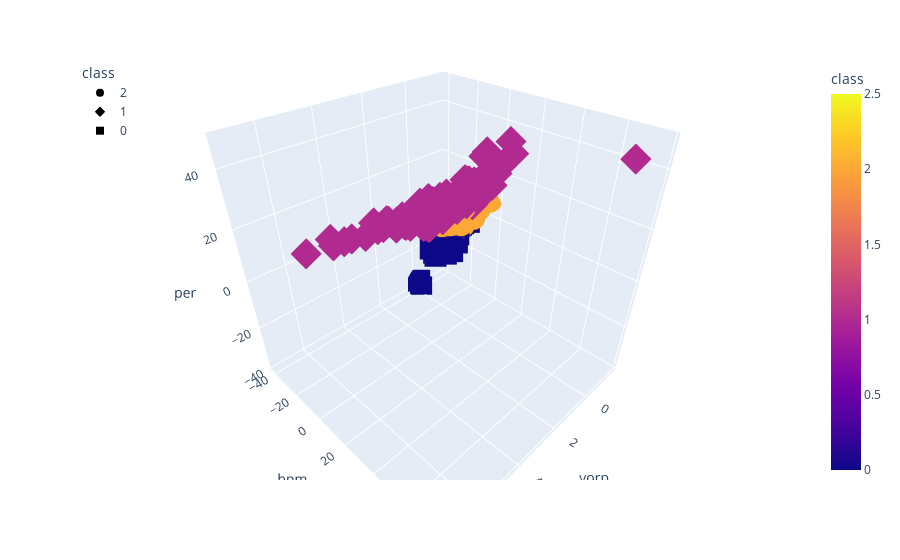

This figure's notebook cell:
### Code cell
# Plotting OVR Model
fig = px.scatter_3d(
    ovr_three_df,
    x="vorp",
    y="bpm",
    z="per",
    color="class",
    hover_name= ovr_three_df.index,
    symbol="class",
    width=800,
)
fig.update_layout(legend=dict(x=0, y=1))
fig.show()

### Figure 1 — Plotly figure (JSON) as saved in the notebook; plotly's stock layout.template omitted (floating-point values rounded to 4 significant figures; data arrays with more than 128 entries replaced by an {"elided": "..."} marker saying what was removed)
{"data": [{"hovertemplate": "<b>%{hovertext}</b><br><br>class=%{marker.color}<br>vorp=%{x}<br>bpm=%{y}<br>per=%{z}<extra></extra>", "hovertext": {"elided": "609 str values"}, "legendgroup": "2", "marker": {"color": {"elided": "609 int values"}, "coloraxis": "coloraxis", "symbol": "circle"}, "mode": "markers", "name": "2", "scene": "scene", "showlegend": true, "type": "scatter3d", "x": {"elided": "609 float values"}, "y": {"elided": "609 float values"}, "z": {"elided": "609 float values"}}, {"hovertemplate": "<b>%{hovertext}</b><br><br>class=%{marker.color}<br>vorp=%{x}<br>bpm=%{y}<br>per=%{z}<extra></extra>", "hovertext": {"elided": "250 str values"}, "legendgroup": "1", "marker": {"color": {"elided": "250 int values"}, "coloraxis": "coloraxis", "symbol": "diamond"}, "mode": "markers", "name": "1", "scene": "scene", "showlegend": true, "type": "scatter3d", "x": {"elided": "250 float values"}, "y": {"elided": "250 float values"}, "z": {"elided": "250 float values"}}, {"hovertemplate": "<b>%{hovertext}</b><br><br>class=%{marker.color}<br>vorp=%{x}<br>bpm=%{y}<br>per=%{z}<extra></extra>", "hovertext": ["Aaron Harrison", "Aaron Jackson", "Alonzo Gee", "Andre Ingram", "Antonius Cleveland", "Anžejs Pasečņiks", "Ashton Hagans", "Ben Bentil", "Ben Moore", "Brian Bowen", "C.J. Wilcox", "Cassius Stanley", "Charles Cooke", "Chinanu Onuaku", "Dairis Bertāns", "Daryl Macon", "Deng Adel", "Derrick Williams", "Diamond Stone", "Didi Louzada", "Donatas Motiejūnas", "Donte Grantham", "Elijah Millsap", "Erik McCree", "Gabe Vincent", "Gary Neal", "George King", "Greg Whittington", "Haywood Highsmith", "Isaac Humphries", "Isaiah Roby", "J.P. Macura", "Jacob Evans", "Jacob Pullen", "Jalen Lecque", "James Webb III", "Jared Harper", "Jared Terrell", "Jawun Evans", "Jay Scrubb", "Jaylen Adams", "Jimmer Fredette", "Joe Chealey", "Jordan Bone", "Jordan Hill", "Josh Gray", "Josh Hall", "Josh McRoberts", "Josh Reaves", "Josh Smith", "Justin Harper", "Karim Mané", "Keljin Blevins", "Kobi Simmons", "Kostas Antetokounmpo", "Kyle Alexander", "Lamar Patterson", "Larry Drew II", "Larry Sanders", "London Perrantes", "Luis Montero", "Malik Fitts", "Malik Newman", "Manny Harris", "Marial Shayok", "Markel Brown", "Matt Williams", "Michael Frazier", "Michael Gbinije", "Mike Tobey", "Mindaugas Kuzminskas", "Nate Wolters", "Nicolás Brussino", "Patricio Garino", "Rodney Purvis", "Scotty Hopson", "Stanton Kidd", "Steve Novak", "Terrance Ferguson", "Terrence Jones", "Theo Pinson", "Trey McKinney-Jones", "Tyler Bey", "Tyler Davis", "Vander Blue", "Vic Law", "Will Magnay", "William Howard", "Xavier Munford", "Xavier Rathan-Mayes", "Xavier Silas", "Yante Maten", "Zach Lofton", "Zach Norvell", "Ángel Delgado"], "legendgroup": "0", "marker": {"color": [0, 0, 0, 0, 0, 0, 0, 0, 0, 0, 0, 0, 0, 0, 0, 0, 0, 0, 0, 0, 0, 0, 0, 0, 0, 0, 0, 0, 0, 0, 0, 0, 0, 0, 0, 0, 0, 0, 0, 0, 0, 0, 0, 0, 0, 0, 0, 0, 0, 0, 0, 0, 0, 0, 0, 0, 0, 0, 0, 0, 0, 0, 0, 0, 0, 0, 0, 0, 0, 0, 0, 0, 0, 0, 0, 0, 0, 0, 0, 0, 0, 0, 0, 0, 0, 0, 0, 0, 0, 0, 0, 0, 0, 0, 0], "coloraxis": "coloraxis", "symbol": "square"}, "mode": "markers", "name": "0", "scene": "scene", "showlegend": true, "type": "scatter3d", "x": [-0.15, -0.1, -0.1, 0, -0.1, -0.25, 0, -0.1, 0, -0.05, -0.2, -0.2, -0.1, -0.05, -0.3, -0.05, -0.3, -0.1, -0.1, -0.1, -0.2, 0, -0.1, 0, -0.4, -0.1, 0, 0, -0.1, -0.1, -0.25, 0, -0.4, 0, -0.05, -0.2, -0.05, -0.2, -0.35, -0.2, -0.15, -0.2, -0.05, -0.1, -0.1, -0.05, -0.8, 0, -0.1, 0, -0.1, -0.2, -0.2, -0.4, -0.03333, 0, -0.1, -0.1, 0, -0.1, 0, 0, 0, -0.1, -0.1, -0.1, 0, -0.3, -0.1, 0, 0, -0.1, 0.05, -0.2, -0.5, 0, -0.1, -0.1, -0.55, 0.25, -0.2333, 0, -0.1, 0, -0.1, -0.1, 0, -0.1, 0, -0.3, 0, 0, 0, -0.1, 0], "y": [-9.65, -8.9, -6.7, -7.65, -7.65, -26.1, -21.1, -25.9, -9.3, -10.95, -8.1, -11.2, -14.4, -8.1, -8.8, -9.95, -7.5, -9.85, -20.8, -9.6, -13, -37.6, -19, -13.7, -7.9, -15.9, -7.9, -17.2, -8.2, -11, -9.35, -7.05, -7.65, -12.7, -11.25, -8.3, -18.9, -10.9, -7.65, -10.9, -12.05, -11.3, -13.55, -8.05, -12.3, -10.1, -11.9, -11.5, -9.4, -14.6, -10.3, -9.9, -10.7, -8.75, -8.667, -10.1, -11.4, -9, -15, -9.2, -25.6, -9.1, -25.7, -14.8, -13, -10.8, -11.2, -11, -12.1, -9.5, -28.3, -12.8, -6.45, -17.9, -8.2, -14, -17.6, -11.2, -6.475, -15.85, -8.633, -8.5, -9.5, -40.7, -8.4, -9.6, -39.3, -19.6, -11.3, -11.5, -8.1, -9.1, -11.5, -8.4, -12], "z": [1.45, 2.4, 3.1, 2.2, 3.5, -14.65, -12.4, -17.6, -2.3, 0.55, 2.9, 5.5, -5.1, 4.55, 2, 1.2, 2.7, 3.7, -1.2, -0.9, 4.3, -38.1, -3.4, -8.9, 4.4, -4.3, 1.9, -10.2, 4.5, 3.4, 2.1, 2.85, 4.5, -2.3, 3.7, 2.2, -8.05, 0.7, 3.65, 6.3, 0.55, 3.6, -0.45, 4.85, 5.5, 1.1, 1, -1.35, 5.8, 3.5, 4.9, 1.3, -0.9, 3.85, 5.133, 4.7, -1.9, 2.9, 6.5, 0.7, -15.5, 2.9, -11.4, -2.2, 1.4, -1.2, -0.7, -0.9, -2.1, -0.1, -14.35, -2.9, 3.05, -9.2, 4.5, -4.6, -13.7, 1.3, 2.6, 0.15, 1.733, 0, 5.9, 0, -1.8, 3.7, -35.1, -12.7, -2.1, 0.9, -4.9, 5.7, -10, 2.6, 4.3]}], "layout": {"autosize": true, "coloraxis": {"colorbar": {"title": {"text": "class"}}, "colorscale": [[0, "#0d0887"], [0.1111, "#46039f"], [0.2222, "#7201a8"], [0.3333, "#9c179e"], [0.4444, "#bd3786"], [0.5556, "#d8576b"], [0.6667, "#ed7953"], [0.7778, "#fb9f3a"], [0.8889, "#fdca26"], [1, "#f0f921"]]}, "legend": {"title": {"text": "class"}, "tracegroupgap": 0, "x": 0, "y": 1}, "margin": {"t": 60}, "scene": {"aspectmode": "auto", "aspectratio": {"x": 1, "y": 1, "z": 1}, "camera": {"center": {"x": 0, "y": 0, "z": 0}, "eye": {"x": 1.038, "y": 1.038, "z": 1.038}, "projection": {"type": "perspective"}, "up": {"x": 0, "y": 0, "z": 1}}, "domain": {"x": [0, 1], "y": [0, 1]}, "xaxis": {"title": {"text": "vorp"}, "type": "linear"}, "yaxis": {"title": {"text": "bpm"}, "type": "linear"}, "zaxis": {"title": {"text": "per"}, "type": "linear"}}}}
